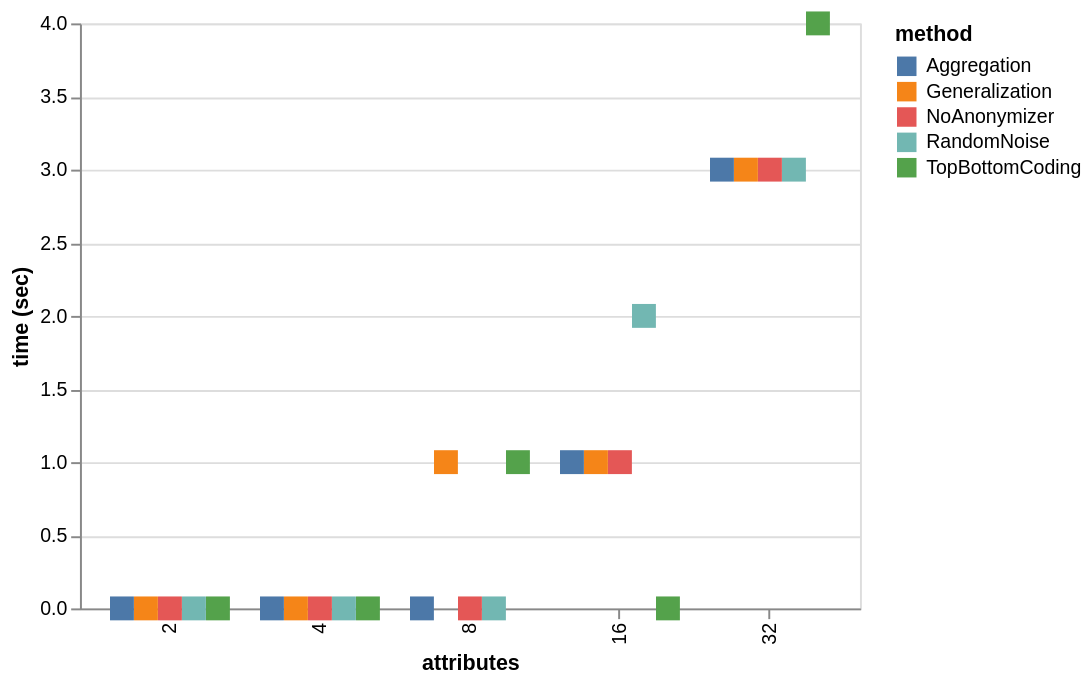

Vega-Lite specification for this chart:
### Vega-Lite specification from a JSON file in a GitHub repository (floating-point values rounded to 4 significant figures)
{"$schema": "https://vega.github.io/schema/vega-lite/v5.json", "width": 400, "height": 300, "data": {"values": [{"attributes": 2, "time (sec)": 0, "method": "NoAnonymizer"}, {"attributes": 4, "time (sec)": 0, "method": "NoAnonymizer"}, {"attributes": 8, "time (sec)": 0, "method": "NoAnonymizer"}, {"attributes": 16, "time (sec)": 1, "method": "NoAnonymizer"}, {"attributes": 32, "time (sec)": 3, "method": "NoAnonymizer"}, {"attributes": 2, "time (sec)": 0, "method": "Generalization"}, {"attributes": 4, "time (sec)": 0, "method": "Generalization"}, {"attributes": 8, "time (sec)": 1, "method": "Generalization"}, {"attributes": 16, "time (sec)": 1, "method": "Generalization"}, {"attributes": 32, "time (sec)": 3, "method": "Generalization"}, {"attributes": 2, "time (sec)": 0, "method": "Aggregation"}, {"attributes": 4, "time (sec)": 0, "method": "Aggregation"}, {"attributes": 8, "time (sec)": 0, "method": "Aggregation"}, {"attributes": 16, "time (sec)": 1, "method": "Aggregation"}, {"attributes": 32, "time (sec)": 3, "method": "Aggregation"}, {"attributes": 2, "time (sec)": 0, "method": "TopBottomCoding"}, {"attributes": 4, "time (sec)": 0, "method": "TopBottomCoding"}, {"attributes": 8, "time (sec)": 1, "method": "TopBottomCoding"}, {"attributes": 16, "time (sec)": 0, "method": "TopBottomCoding"}, {"attributes": 32, "time (sec)": 4, "method": "TopBottomCoding"}, {"attributes": 2, "time (sec)": 0, "method": "RandomNoise"}, {"attributes": 4, "time (sec)": 0, "method": "RandomNoise"}, {"attributes": 8, "time (sec)": 0, "method": "RandomNoise"}, {"attributes": 16, "time (sec)": 2, "method": "RandomNoise"}, {"attributes": 32, "time (sec)": 3, "method": "RandomNoise"}]}, "mark": "square", "encoding": {"x": {"field": "attributes"}, "y": {"field": "time (sec)", "type": "quantitative"}, "xOffset": {"field": "method"}, "color": {"field": "method"}, "size": {"value": 150}, "opacity": {"value": 1}}}
